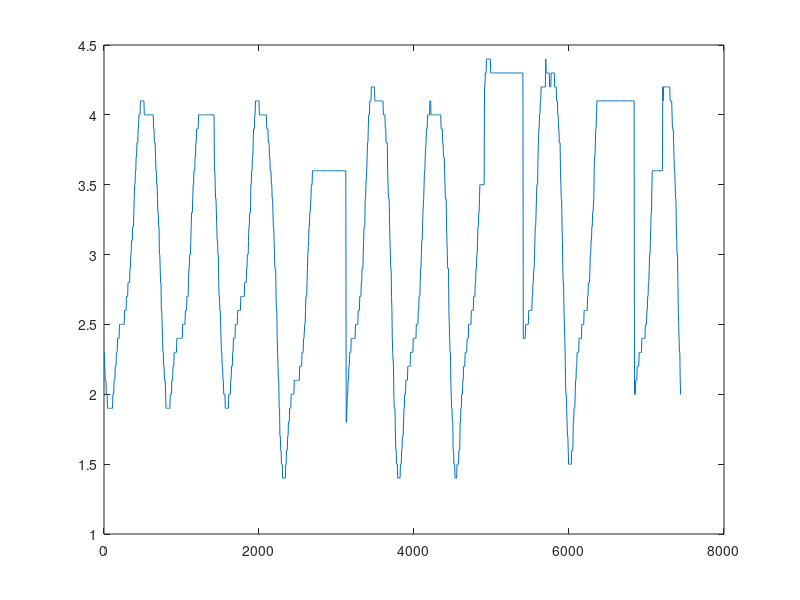

This figure's MATLAB source:
close all; clear variables;
X = csvread('sotonmetData.csv');

time = X(:,1);
tideH = X(:,4);
tideHTrue = X(:,9);
tideHPred = zeros(length(time)-1,1);

for i = 1:length(tideHPred)
   tideHPred(i) = tideH(i);
   if tideHPred(i) == 0
       tideHPred(i) = tideHPred(i-1);
   end
end

RMSE = sqrt(sum((tideHPred-tideHTrue(2:end))'*(tideHPred-tideHTrue(2:end)))/length(tideHPred));


%{ 
missingDataSize = numel(find(airTemp==0));
newTimeSize = length(time) - missingDataSize;
newTime = zeros(newTimeSize,1);
newAirTemp = zeros(newTimeSize,1);
ind = 1;
for i = 1:length(time)
            if airTemp(i) ~= 0
                newTime(ind) = time(i);
                newAirTemp(ind) = airTemp(i);
                ind = ind + 1;
            end
end

plot(newTime,newAirTemp,'kd');
hold on
%}
plot(time(2:end),tideHPred)











